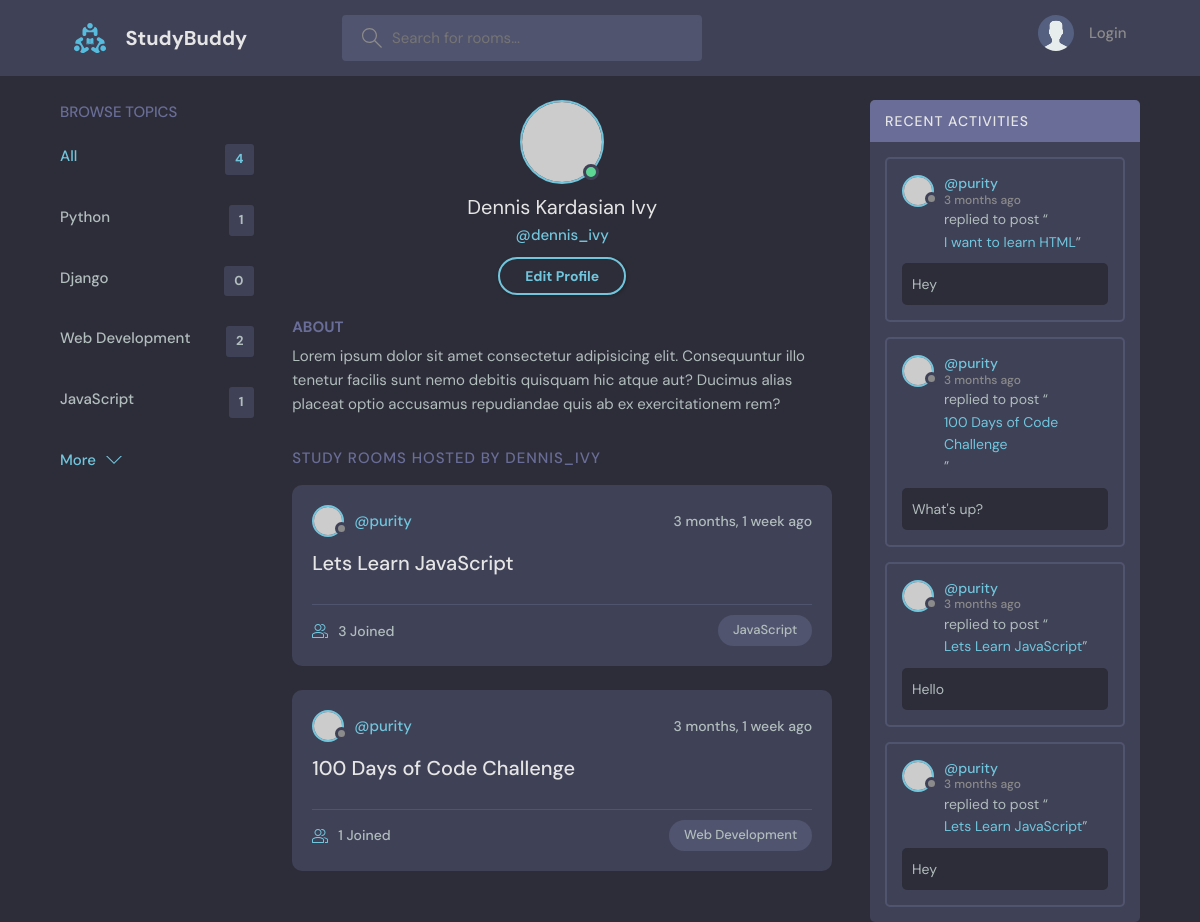
The app's page /profile/1/, older data.
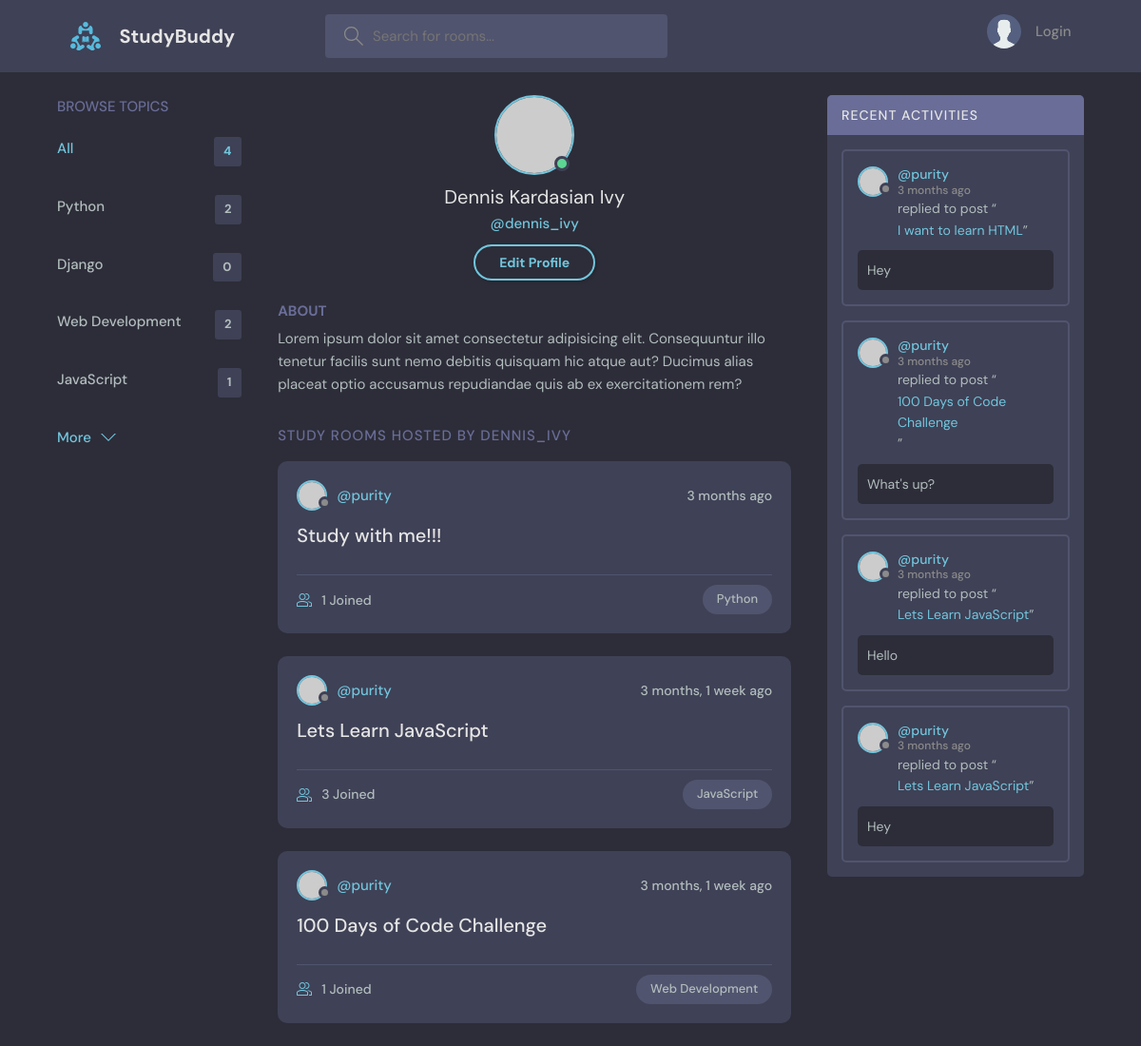
The same page, newer data.
### base/models.py (models this page shows, shortened)
class Topic(models.Model):
    name = models.CharField(max_length=200)

class Room(models.Model):
    host = models.ForeignKey(User, on_delete=models.SET_NULL, null=True)
    topic = models.ForeignKey(Topic, on_delete=models.SET_NULL, null=True)
    name = models.CharField(max_length=200)
    description = models.TextField(null=True, blank=True) #null=True, meaning field can be empty. blank=True, to allow blank/empty forms
    participants = models.ManyToManyField(User, related_name='participants', blank=True) #all users  active in a room
    updated = models.DateTimeField(auto_now=True)  #take timestamp of row when it's updated
    created = models.DateTimeField(auto_now_add=True) #take timestamp of row hen it's created only
    class Meta:
        ordering = ['-updated', '-created']
    def __str__(self):
        return self.name

class Message(models.Model):
    user = models.ForeignKey(User, on_delete=models.CASCADE) #user sending the message. 1-to-many relationship with Message
    room = models.ForeignKey(Room, on_delete=models.CASCADE) #database relationship - 1-to-many relationship with Room
    body = models.TextField()
    updated = models.DateTimeField(auto_now=True)   #take timestamp everytime the row is updated
    created = models.DateTimeField(auto_now_add=True) #take timestamp only when the record/row is created
    class Meta:
        ordering = ['-updated', '-created']

### base/views.py (the view)
# urls.py: path('profile/<str:pk>/', views.userProfile, name="user-profile"),
def userProfile(request, pk):
    user = User.objects.get(id=pk)
    rooms = user.room_set.all()
    room_messages = user.message_set.all()
    topics = Topic.objects.all()
    context = {'user': user, 'rooms': rooms,
               'room_messages': room_messages, 'topics': topics}
    return render(request, 'base/profile.html', context )

### base/templates/base/profile.html
{% extends 'main.html' %}
{% block content %}
  <main class="profile-page layout layout--3">
    <div class="container">
      {% include 'base/topics_component.html' %}
      <div class="roomList">
        <div class="profile">
          <div class="profile__avatar">
            <div class="avatar avatar--large active">
              <img src="https://randomuser.me/api/portraits/men/11.jpg" />
            </div>
          </div>
          <div class="profile__info">
            <h3>Dennis Kardasian Ivy</h3>
            <p>@dennis_ivy</p>
            <a href="edit-user.html" class="btn btn--main btn--pill">Edit Profile</a>
          </div>
          <div class="profile__about">
            <h3>About</h3>
            <p>
              Lorem ipsum dolor sit amet consectetur adipisicing elit. Consequuntur illo tenetur
              facilis sunt nemo debitis quisquam hic atque aut? Ducimus alias placeat optio
              accusamus repudiandae quis ab ex exercitationem rem?
            </p>
          </div>
        </div>
        <div class="roomList__header">
          <div>
            <h2>Study Rooms Hosted by dennis_ivy</a>
            </h2>
          </div>
        </div>
        {% include 'base/feed_component.html' %}
      </div>
      {% include 'base/activity_component.html' %}
    </div>
  </main>
{% endblock content%}

### templates/main.html (shortened to what this page needs)
<!DOCTYPE html>
{% load static %}
<html lang="en">
  <head>
    <link rel="stylesheet" href="{% static 'styles/style.css' %}" />
  </head>
  <body>
    {% include 'navbar.html' %}
    {% block content %}
    {% endblock %}
  </body>
</html>

### templates/navbar.html (shortened to what this page needs)
{% load static %}
<header class="header header--loggedIn">
    <div class="container">
      <a href="{% url 'home' %}" class="header__logo">
        <img src="{% static 'images/logo.svg' %}" />
        <h1>StudyBuddy</h1>
      </a>
      <form class="header__search" method="GET" action="{% url 'home' %}">
        <label>
          <input name="q" placeholder="Search for rooms..." />
        </label>
      </form>
      <nav class="header__menu">
        {% if request.user.is_authenticated %}
        <div class="header__user">
          <a href="profile.html">
            <div class="avatar avatar--medium active">
              <img src="https://randomuser.me/api/portraits/men/37.jpg" />
            </div>
            <p>{{request.user.username}} <span>@{{request.user.username}}</span></p>
          </a>
          <button class="dropdown-button">
            <svg version="1.1" xmlns="http://www.w3.org/2000/svg" width="32" height="32" viewBox="0 0 32 32">
              <title>chevron-down</title>
              <path d="M16 21l-13-13h-3l16 16 16-16h-3l-13 13z"></path>
            </svg>
          </button>
        </div>
        {% else %}
        <a href="{% url 'login' %}">
          <img src="{% static 'images/avatar.svg' %}" />
          <p>Login</p>
        </a>
        {% endif %}
      </nav>
    </div>
  </header>

### base/templates/base/topics_component.html
<div class="topics">
    <div class="topics__header">
      <h2>Browse Topics</h2>
    </div>
    <ul class="topics__list">
      <li>
        <a href="{% url 'home' %}" class="active">All <span>{{topics.count}}</span></a>
      </li>
      {% for topic in topics %}
      <li>
        <a href="{% url 'home' %}?q={{topic.name}}">{{topic.name}} <span>{{topic.room_set.all.count}}</span></a>
      </li>
      {% endfor %}
    </ul>
    <a class="btn btn--link" href="topics.html">
      More
      <svg version="1.1" xmlns="http://www.w3.org/2000/svg" width="32" height="32" viewBox="0 0 32 32">
        <title>chevron-down</title>
        <path d="M16 21l-13-13h-3l16 16 16-16h-3l-13 13z"></path>
      </svg>
    </a>
  </div>

### base/templates/base/feed_component.html (shortened to what this page needs)
{% for room in rooms %}
<div class="roomListRoom">
    <div class="roomListRoom__header">
      <a href="{% url 'user-profile' room.host.id %}" class="roomListRoom__author">
        <div class="avatar avatar--small">
          <img src="https://randomuser.me/api/portraits/women/11.jpg" />
        </div>
        <span>@{{room.host.username}}</span>
      </a>
      <div class="roomListRoom__actions">
        <span>{{room.created|timesince}} ago</span>
      </div>
    </div>
    <div class="roomListRoom__content">
      <a href="{% url 'room' room.id %}">{{room.name}}</a>
    </div>
    <div class="roomListRoom__meta">
      <a href="{% url 'room' room.id %}" class="roomListRoom__joined">
        {{room.participants.all.count}} Joined
      </a>
      <p class="roomListRoom__topic">{{room.topic.name}}</p>
    </div>
  </div>
  {% endfor %}

### base/templates/base/activity_component.html (shortened to what this page needs)
<div class="activities">
    <div class="activities__header">
      <h2>Recent Activities</h2>
    </div>
    {% for message in room_messages %}
    <div class="activities__box">
      <div class="activities__boxHeader roomListRoom__header">
        <a href="{% url 'user-profile' message.user.id %}" class="roomListRoom__author">
          <div class="avatar avatar--small">
            <img src="https://randomuser.me/api/portraits/women/11.jpg" />
          </div>
          <p>
            @{{message.user}}
            <span>{{message.created|timesince}} ago</span>
          </p>
        </a>
      </div>
      <div class="activities__boxContent">
        <p>replied to post “<a href="{% url 'room' message.room.id %}">{{message.room}}</a>”</p>
        <div class="activities__boxRoomContent">
          {{message.body}}
        </div>
      </div>
    </div>
    {% endfor %}
  </div>

Row changes from the older to the newer data that the page shows:
computed for Topic "Python": room_set.all.count "1" → "2"
added Room: host.username "purity", created "3 months", name "Study with me!!!", participants.all.count "1", topic.name "Python"
